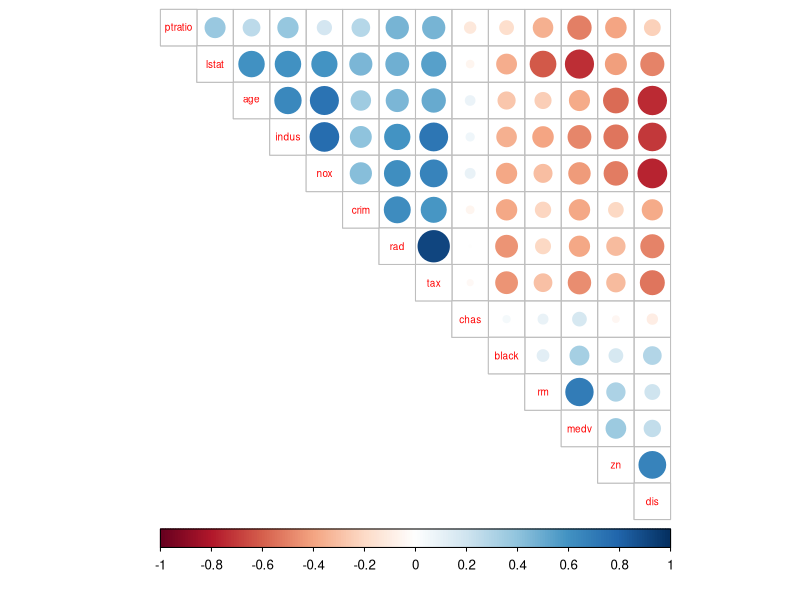
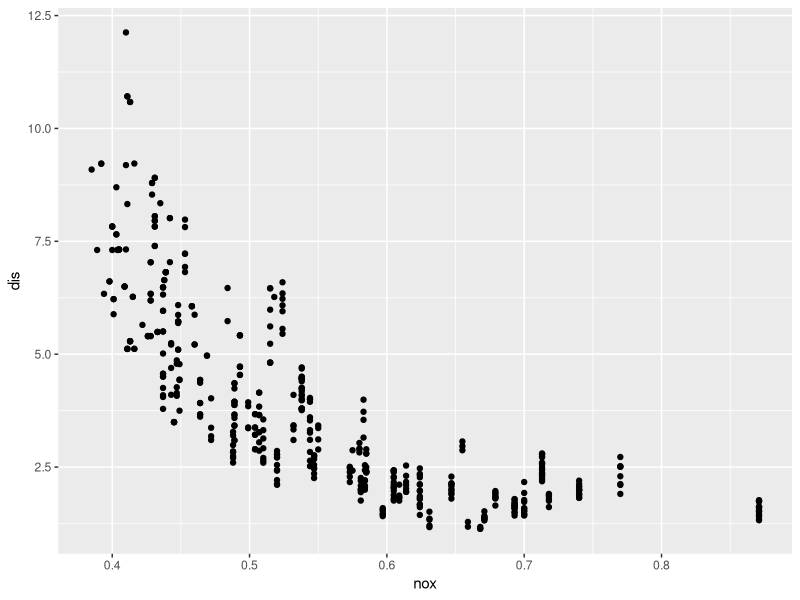
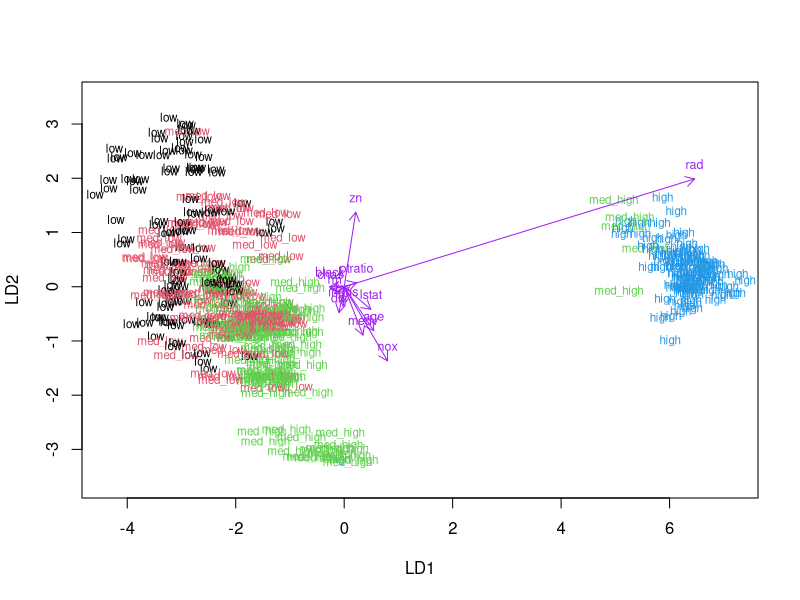
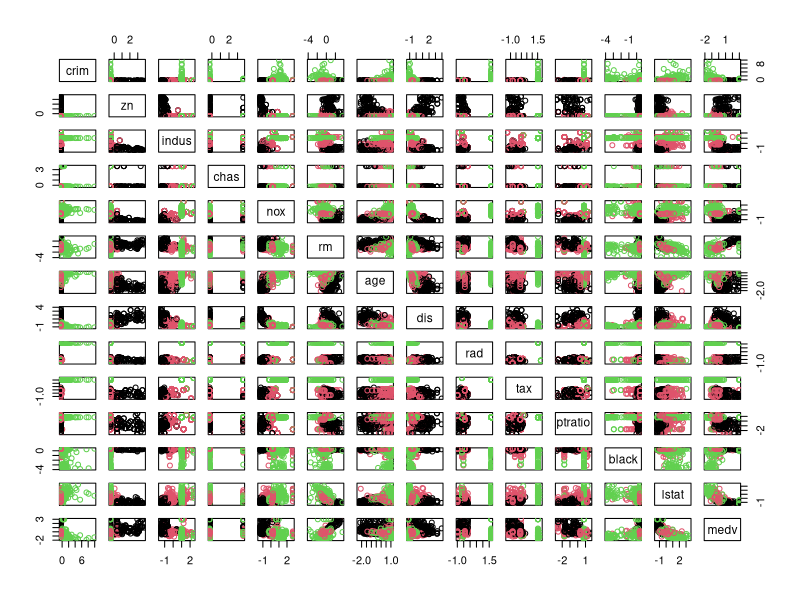
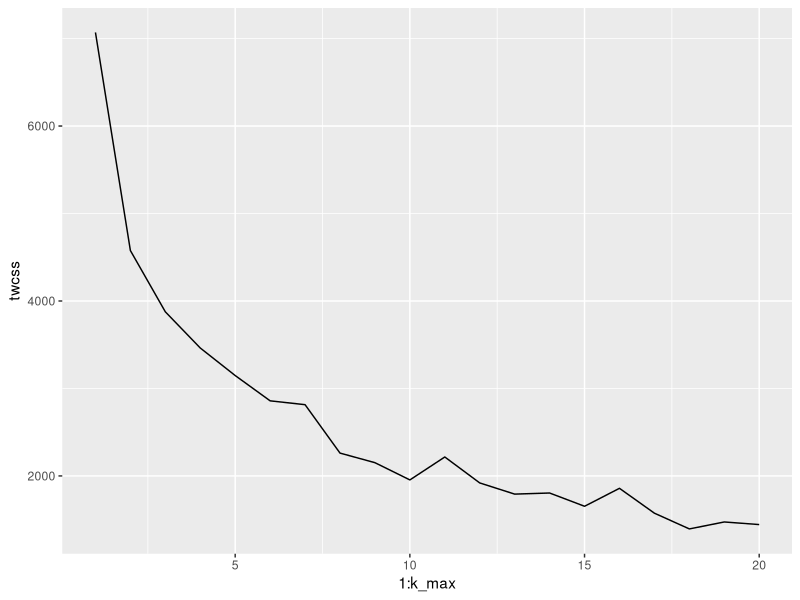
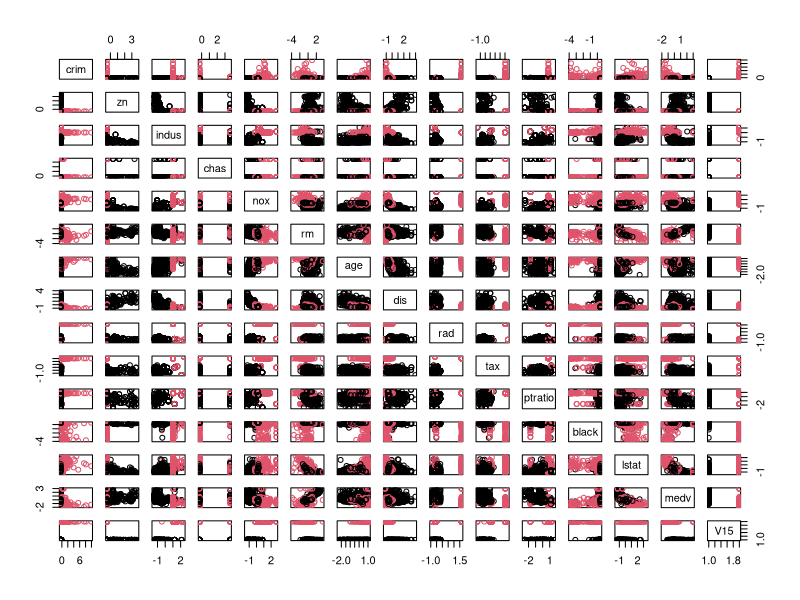
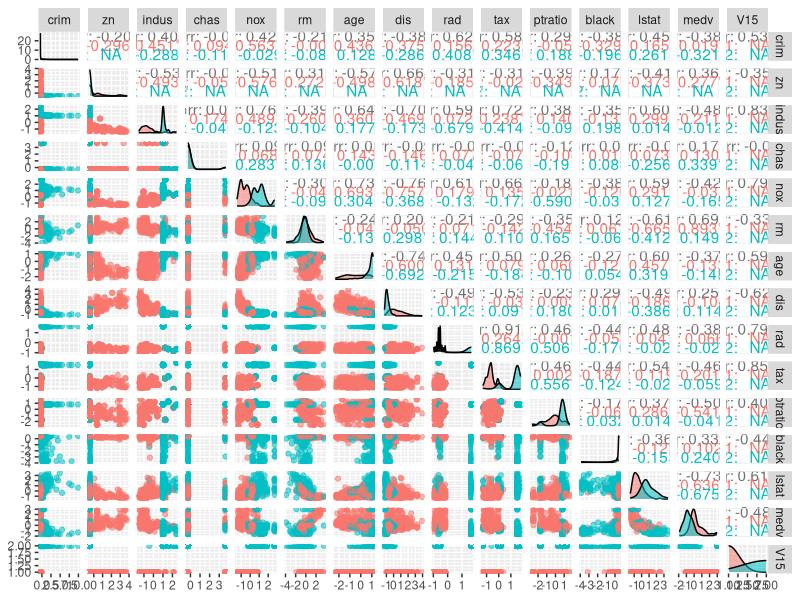

The R source for these figures, in order:
## ---- chunk 1
library(MASS)

data(Boston)
str(Boston)
## ---- chunk 2
#load the libraries
library(corrplot)
library(tidyverse)

#generate and plot correlation matrices
corr_matrix <- cor(Boston)
corr_matrix %>% round(digits = 2)


corrplot(corr_matrix, method="circle", type = "upper", cl.pos = "b", , order = "hclus", tl.pos = "d", tl.cex = 0.6)
## ---- chunk 3
ggplot(data = Boston, aes(x = nox, y = dis)) + geom_point()
## ---- chunk 4
summary(Boston)
## ---- chunk 5
scaled_data <- scale(Boston)
scaled_data <- as.data.frame(scaled_data)

summary(scaled_data)
## ---- chunk 6

bins <- quantile(scaled_data$crim)
crime <- cut(scaled_data$crim, breaks = bins, labels = c("low","med_low","med_high","high"), include.lowest = TRUE)

table(crime)
## ---- chunk 7
scaled_data <- dplyr::select(scaled_data, -crim)
scaled_data <- data.frame(scaled_data, crime)
## ---- chunk 8
ind <- sample(nrow(scaled_data), size = nrow(scaled_data)*0.8)
train <- scaled_data[ind,]
test <- scaled_data
## ---- chunk 9
lda_fit <- lda(crime ~ ., data = train)

## ---- chunk 10
lda.arrows <- function(x, myscale = 1, arrow.heads = 0.1, color = 'purple', tex = 0.75, choices = c(1,2)) {
  heads = coef(x)
  arrows(x0 = 0, y0 = 0, 
         x1 = myscale*heads[,choices[1]],
         y1 = myscale*heads[,choices[2]],
         col = color, length = arrow.heads)
  text(myscale*heads[,choices], labels = row.names(heads), cex = tex, col = color, pos = 3)
}
classes = as.numeric(train$crime)

plot(lda_fit, dimen = 2, col = classes)
lda.arrows(lda_fit, myscale = 2)
## ---- chunk 11
correct <- test$crime
test <- dplyr::select(test, -crime)
## ---- chunk 12
predictions <- predict(lda_fit, newdata = test)
t <- table(correct = correct, predicted = predictions$class)
t
## ---- chunk 13
data(Boston)
scaled_data <- scale(Boston)
dist <- dist(scaled_data)
## ---- chunk 14
km <-kmeans(scaled_data, centers = 3)
pairs(scaled_data, col = km$cluster)
## ---- chunk 15
library(ggplot2)

set.seed(123)

k_max <- 20
twcss <- sapply(1:k_max, function(k){kmeans(scaled_data, k)$tot.withinss})

qplot(x = 1:k_max, y = twcss, geom = 'line')
## ---- chunk 16
km <-kmeans(scaled_data, centers = 2)
scaled_data <- as.data.frame(cbind(scaled_data, km$cluster))

## ---- chunk 17
pairs(scaled_data, col = km$cluster)
## ---- chunk 18

library(GGally)

scaled_data <- data.frame(scaled_data)
ggpairs(scaled_data, aes(col = as.factor(km$cluster), alpha = 0.3), lower = list(combo = wrap("facethist", bins = 20)))
